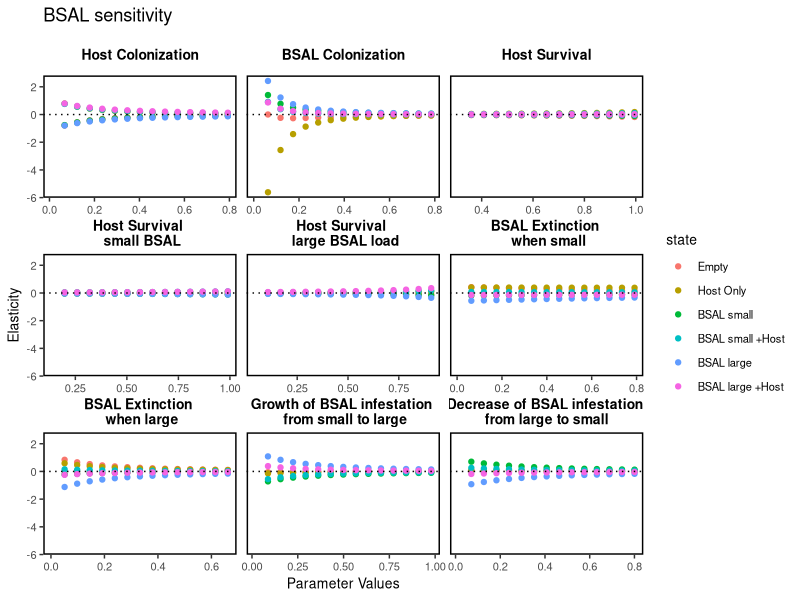
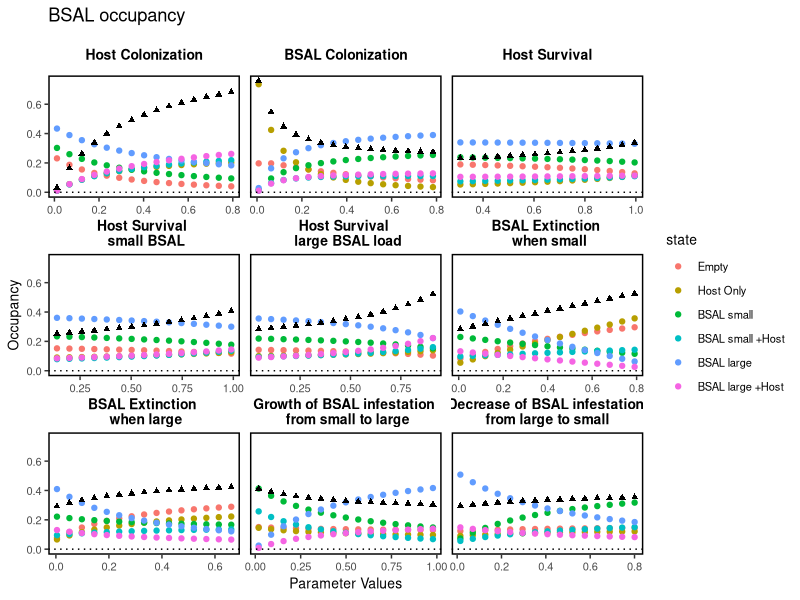
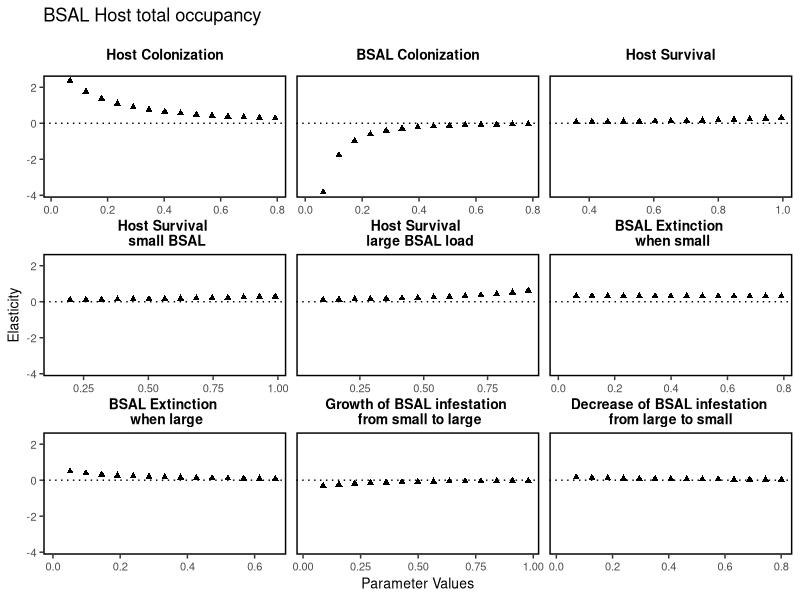

Here is the R script that generated these plots, in order:
library(tidyverse)

params <- data.frame(params = c (  "c_H", "c_S", "phi_Hb", 
                                 "phi_Hs", "phi_HL", "e_S", "e_L", "g_S", "d_L" ),
                     upr = c(0.95,0.95,0.98,0.2,0.15,0.1,0.1,0.95,0.1 ),
                     lwr = c(0.6,0.6,0.8,0.01,0.001,0.01,0.001,0.6,0.01),
                      mode = c( 0.8,0.8,0.95,0.08,0.05,0.05,0.01,0.8,0.06 ))

## try with larger difference in max/min
params <- data.frame(params = c (  "c_H", "c_S", "phi_Hb", 
                                   "phi_Hs", "phi_HL", "e_S", "e_L", "g_S", "d_L" ),
                     upr = c(0.99,0.99,0.98,0.5,0.5,0.5,0.5,0.99,0.5 ),
                     lwr = c(0.2,0.2,0.2,0.001,0.001,0.001,0.001,0.2,0.001),
                     mode = c( 0.8,0.8,0.95,0.08,0.05,0.05,0.01,0.8,0.06 ))

## from expert elicition (Bletz et al in review)
bsal <- read.csv("BsalManagement_Parameter_MinMax.csv")
bsal_base <- read.csv("BsalManagement_BaseRates.csv")

params <- data.frame(params = c("c_H", "c_S", 
                                "phi_Hb", "phi_Hs",
                                "phi_HL", "e_S", 
                                "e_L", "g_S", 
                                "d_L" ),
                     upr = c(bsal_base$q97.5.cor[which(bsal_base$Parameter == "cH")], bsal$Maxval[which(bsal$Parameter == "cS")],
                             bsal$Maxval[which(bsal$Parameter == "phiHb")], bsal$Maxval[which(bsal$Parameter == "phiHS")],
                             bsal$Maxval[which(bsal$Parameter == "phiHL")], bsal$Maxval[which(bsal$Parameter == "eS")],
                             bsal$Maxval[which(bsal$Parameter == "eL")], bsal$Maxval[which(bsal$Parameter == "gS")],
                             bsal$Maxval[which(bsal$Parameter == "dL")]),
                     lwr = c(bsal_base$q2.5.cor[which(bsal_base$Parameter == "cH")], bsal$Minval[which(bsal$Parameter == "cS")],
                             bsal$Minval[which(bsal$Parameter == "phiHb")], bsal$Minval[which(bsal$Parameter == "phiHS")],
                             bsal$Minval[which(bsal$Parameter == "phiHL")], bsal$Minval[which(bsal$Parameter == "eS")],
                             bsal$Minval[which(bsal$Parameter == "eL")], bsal$Minval[which(bsal$Parameter == "gS")],
                             bsal$Minval[which(bsal$Parameter == "dL")]),
                     mode = c(bsal_base$q50.cor[which(bsal_base$Parameter == "cH")], bsal_base$q50.cor[which(bsal_base$Parameter == "cS")],
                              bsal_base$q50.cor[which(bsal_base$Parameter == "phiHb")], bsal_base$q50.cor[which(bsal_base$Parameter == "phiHS")],
                              bsal_base$q50.cor[which(bsal_base$Parameter == "phiHL")], bsal$Meanq50[which(bsal$Parameter == "eS")],
                              bsal$Meanq50[which(bsal$Parameter == "eL")], bsal$Meanq50[which(bsal$Parameter == "gS")],
                              bsal$Meanq50[which(bsal$Parameter == "dL")])
                     
)

# There are 6 states:
# 1 = bh = No Bsal, no host
# 2 = bH = No Bsal, host is present
# 3 = sh = Small Bsal prevalence, no host
# 4 = sH = Small Bsal prevalence, host is present
# 5 = Lh = Large Bsal prevalence, no host
# 6 = LH = Large Bsal prevalence, host is present

sites <- c("bh", "bH", "sh", "sH", "Lh", "LH")


trans <- matrix(data = NA, nrow = length(sites), ncol = length(sites), dimnames = list(sites, sites) )


## storing transition states


equil_state <- array(data = 0, dim = c(length(sites), 15, nrow(params)),
                     dimnames = list(sites, NULL, params$params)) 

par_val <- array(data = 0, dim = c( 15, nrow(params)),
                     dimnames = list(NULL, params$params)) 

par_index = c("c_H", "c_S", "phi_Hb", 
            "phi_Hs", "phi_HL", "e_S", "e_L", "g_S", "d_L" )

# Transition matrix after time step 1
# Sites can be either bh or bH
# Pre-Bsal arrival
  
 for(i in 1:length(par_index)){
   
   #phi_bh <- params[which(params$params == "phi_bh"), "mode"]
   c_H <- params[which(params$params == "c_H"), "mode"]
   c_S <- params[which(params$params == "c_S"), "mode"]  
   phi_Hb <- params[which(params$params == "phi_Hb"), "mode"]
    
   phi_Hs <- params[which(params$params == "phi_Hs"), "mode"]
  phi_HL <- params[which(params$params == "phi_HL"), "mode"]
     e_S <- params[which(params$params == "e_S"), "mode"]
     e_L <- params[which(params$params == "e_L"), "mode"]
     g_S <- params[which(params$params == "g_S"), "mode"]
     d_L <- params[which(params$params == "d_L"), "mode"]
 
  lwr <- params$lwr[i]
  upr <- params$upr[i]
  
  val <- seq(lwr, upr, length.out = 15)
  
  for(j in 1:length(val)){
   
     assign(par_index[i], val[j] )
 ## fill in transition matrix
  
        trans[1,1] <- (1-c_H)*(1-c_S)           #bh --> bh (1-HostCol)*(1-BSalCol)
        trans[1,2] <- c_H*(1-c_S)               ## bh --> bH
        trans[1,3] <- (1-c_H)*c_S               ## bh --> sh
        trans[1,4] <- c_H * c_S                 ## bh --> sH
        trans[1,5] <- 0                         ## bh --> Lh
        trans[1,6] <- 0                         ## bh --> LH
        
        trans[2,1] <- (1-phi_Hb)*(1-c_S)   #bH -->bh (1- HostSurvNOBSal) *(1-BSalCol)
        trans[2,2] <- phi_Hb*(1-c_S)       #bH --> bH
        trans[2,3] <- (1-phi_Hb)*c_S       #bH -->sh
        trans[2,4] <- phi_Hb * c_S         #bH --> sH
        trans[2,5] <- 0                    #bH --> Lh                   
        trans[2,6] <- 0                    #bH --> LH
        
        
        trans[3,1] <- (1-c_H) * e_S                     #sh --> bh (1-HostCol)*BSALEXTSMALL
        trans[3,2] <- c_H * e_S                         #sh --> bH
        trans[3,3] <- (1-c_H) * (1-e_S) * (1-g_S)       #sh --> sh (1-HostCol)* (1-BSALEXT) * (1-BSALGROWTH)
        trans[3,4] <-  c_H * (1-e_S) * (1-g_S)          #sh --> sH
        trans[3,5] <-  (1-c_H) * g_S * (1-e_S)          #sh --> Lh 
        trans[3,6] <-  c_H * g_S * (1-e_S)              #sh --> LH
        
        trans[4,1] <- (1-phi_Hs) * e_S           #sH --> bh (1-HostSurvSmallBSAl) * BSALEXTSMALL
        trans[4,2] <- phi_Hs * e_S               #sH --> bH
        trans[4,3] <- (1-phi_Hs)*(1-e_S)*(1-g_S) #sH --> sh 
        trans[4,4] <- phi_Hs*(1-e_S)*(1-g_S)     #sH -->sH
        trans[4,5] <- (1-phi_Hs)*(1-e_S)*g_S     #sH --> Lh
        trans[4,6] <-  phi_Hs*(1-e_S)*g_S        #sH --> LH
        
        trans[5,1] <- (1-c_H)*e_L             #Lh --> bh(1-HostCol)* BSALEXTLARGE
        trans[5,2] <- c_H*e_L                 #Lh --> bH
        trans[5,3] <- (1-c_H)*d_L*(1-e_L)     #Lh --> sh(1-HostCol)*BSALDECLINE*(1-BSALEXTLARGE)
        trans[5,4] <- c_H*d_L*(1-e_L)         #Lh --> sH
        trans[5,5] <- (1-c_H)*(1-d_L)*(1-e_L) #Lh --> Lh
        trans[5,6] <- c_H*(1-d_L)*(1-e_L)     #Lh --> LH
        
        trans[6,1] <- (1-phi_HL)*e_L             #LH --> bh(1-HostSurvLargeBSal)*BSALEXTLARGE
        trans[6,2] <- phi_HL*e_L                 #LH --> bH
        trans[6,3] <- (1-phi_HL)*(1-e_L)*d_L     #LH --> sh 
        trans[6,4] <- phi_HL*(1-e_L)*d_L         #LH --> sH
        trans[6,5] <- (1-phi_HL)*(1-e_L)*(1-d_L) #LH --> Lh
        trans[6,6] <- phi_HL*(1-e_L)*(1-d_L)     #LH --> LH
    
        ## calculate stable state distribution   
        tt <- t(trans)
        
        stable_state <- tt %*% (eigen(tt)$vectors[, 1] / sum(eigen(tt)$vectors[, 1]))
        par_val[j,i] <- val[j] ## store parameter value
        equil_state[ ,j,i] <- as.numeric(stable_state[,1]) 
      
    
  } #close j (values)
 } #close i (parameters)


## calculate sensitivity



## change in equilibrium
zz <- reshape2::melt(equil_state) %>% rename(state = Var1, param = Var3, value= value, iter = Var2)

tt <- zz %>% 
  group_by(state, param) %>% 
  arrange(iter) %>%
  mutate(change =c(NA, diff(value, lag = 1)))


pp <- reshape2::melt(par_val) %>% rename(iter=Var1, param= Var2, par_val =value)

rr <- pp %>% 
  group_by(param) %>% 
  arrange(iter) %>%
  mutate(par_diff =c(NA, diff(par_val, lag = 1)))

qq <- left_join(tt, rr)
qq <- qq %>% mutate(sens = change/par_diff)


theme_set(theme_bw()) 
theme_update(axis.text.x = element_text(size = 8),
             axis.text.y = element_text(size = 8),
             axis.title.x = element_text(size = 10),
             axis.title.y = element_text(size = 10),
             legend.title = element_text(size = 10),
             legend.text = element_text(size = 8),
             legend.spacing = unit(0.25, "cm"),
             panel.grid.major = element_blank(),
             panel.grid.minor = element_blank(),
             strip.background = element_blank(),
             panel.spacing = unit(0, "lines"),
             legend.key = element_rect(fill = "white"),
             panel.spacing.y = unit(-0.25, "lines"),
             panel.border = element_rect(colour = "black", 
                                         fill = NA, size = 1),
             strip.text.x = element_text(size = 10, colour = "black", 
                                         face = "bold"))


par.lab <- c("Host Colonization", "BSAL Colonization", "Host Survival",
             "Host Survival \n small BSAL", "Host Survival \n large BSAL load", 
             "BSAL Extinction \n when small", "BSAL Extinction \n when large",
             "Growth of BSAL infestation \n from small to large", 
             "Decrease of BSAL infestation \n from large to small ")


names(par.lab) <- c("c_H", "c_S", "phi_Hb", "phi_Hs", "phi_HL", "e_S", "e_L", "g_S", "d_L")


ggplot(qq, aes(par_val, sens)) + 
  geom_point(aes(color=state)) + 
  facet_wrap(~param, scales="free_x", labeller = labeller(param = par.lab)) +
  geom_hline(yintercept = 0, linetype = "dotted") +
  theme(panel.spacing.x = unit(0.5, "lines")) + 
  ggtitle("BSAL sensitivity") +
  xlab("Parameter Values") + ylab("Elasticity") + 
  scale_color_discrete(labels = c("Empty", "Host Only", "BSAL small", "BSAL small +Host", 
                                  "BSAL large", "BSAL large +Host"))


## want a column that says proportion of sites with host regardless of disease state

nd <- qq 

dum <- grep("H", nd$state)
nd$dummy <- 0
nd$dummy[dum] <- 1

nd <- nd %>% filter(dummy == 1) %>% group_by(iter,param) %>% mutate(tot_host = sum(value))

ggplot(qq, aes(par_val, value)) + 
  geom_point(aes(color=state)) + 
  geom_point(data = nd, aes(par_val, tot_host), shape =17) +
  facet_wrap(~param, scales="free_x",  labeller = labeller(param = par.lab)) +
  geom_hline(yintercept = 0, linetype = "dotted") +
  theme(panel.spacing.x = unit(0.5, "lines")) + 
  ggtitle("BSAL occupancy") +
  xlab("Parameter Values") + ylab("Occupancy") + 
  scale_color_discrete(labels = c("Empty", "Host Only", "BSAL small", "BSAL small +Host", 
                                  "BSAL large", "BSAL large +Host"))

## sensitivity of total host occupancy
dd <- nd %>%
  group_by(param,iter) %>%
  slice(1) %>%
  ungroup %>%
  group_by(param) %>%
  arrange(iter) %>%
  mutate(tot_change = c(NA, diff(tot_host, lag = 1))) %>%
  mutate(sens = tot_change/par_diff)




ggplot(dd, aes(par_val, sens)) + 
  geom_point(shape = 17) + 
  facet_wrap(~param, scales="free_x" , labeller = labeller(param = par.lab)) +
  geom_hline(yintercept = 0, linetype = "dotted") +
  theme(panel.spacing.x = unit(0.5, "lines")) + 
  ggtitle("BSAL Host total occupancy") +
  xlab("Parameter Values") + ylab("Elasticity") 
